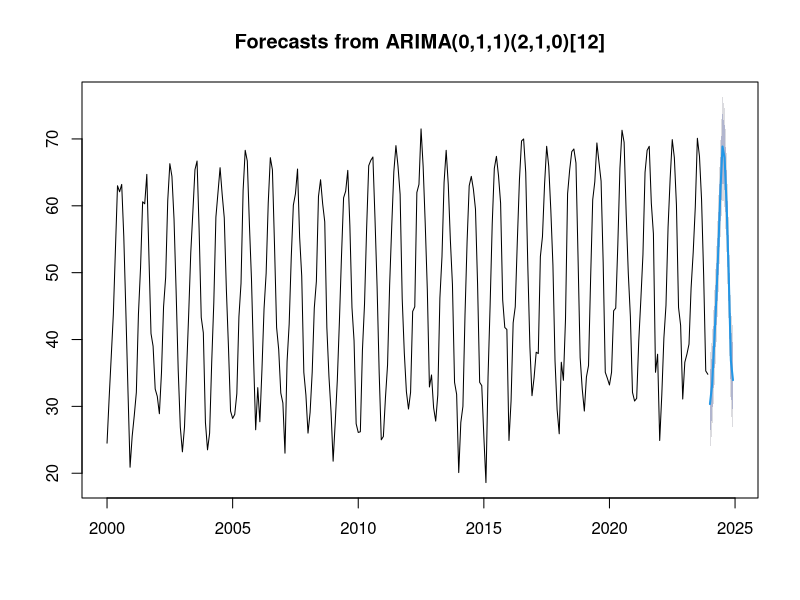
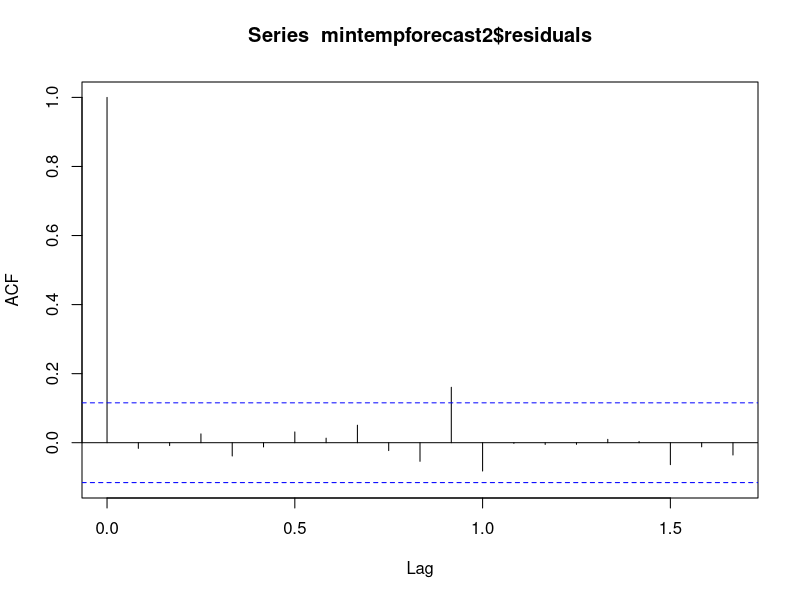
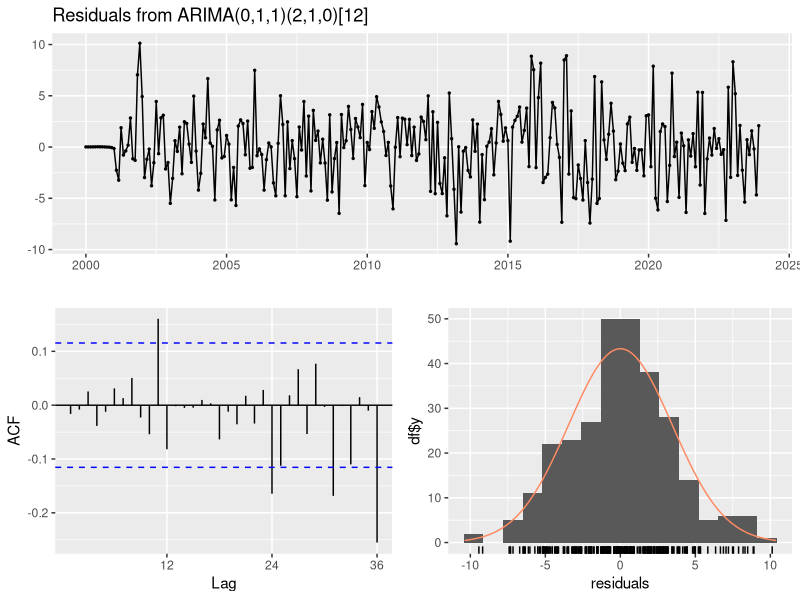
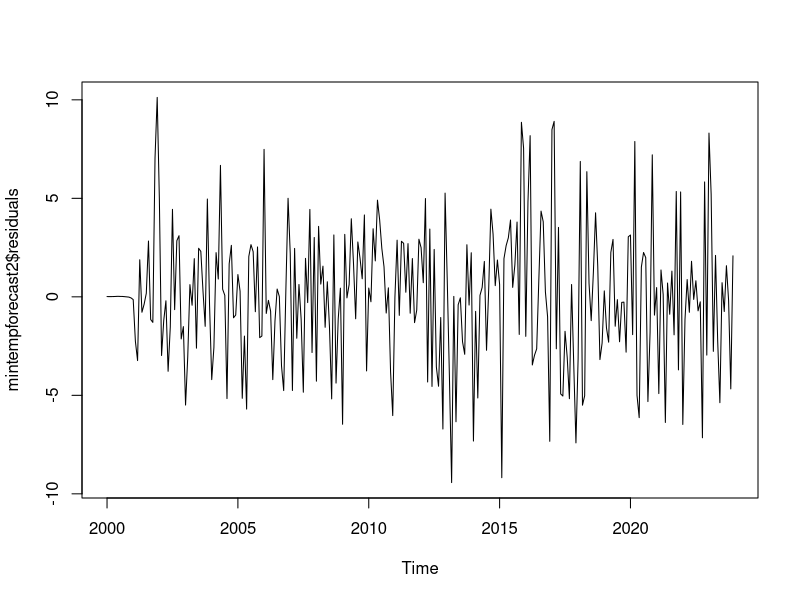

Here is the R script that generated these plots, in order: (Note: this script raises an error after producing the figures.)
## ---- chunk 1
knitr::opts_chunk$set(echo = TRUE)
## ---- chunk 2
library(forecast)
mintemp <- read.csv("mean_min_monthly_temps_2000_2025.csv")
maxtemp <- read.csv("mean_max_monthly_temps_2000_2025.csv")

mintemp_dat <- mintemp[mintemp$Year != c(2024,2025), ]
maxtemp_dat <- maxtemp[maxtemp$Year != c(2024,2025), ]

# order of months
month_levels <- c("Jan", "Feb", "Mar", "Apr", "May", "Jun", 
                  "Jul", "Aug", "Sep", "Oct", "Nov", "Dec")

# min temp reordered and stored as time series
mintemp_dat$Month <- factor(mintemp_dat$Month, levels = month_levels)
mintemp_sorted <- mintemp_dat[order(mintemp_dat$Year, mintemp_dat$Month), ]

mintemp_timeseries <- ts(mintemp_sorted$Mean_Min_Temp,frequency=12,start=c(2000,1))

# max temp reordered and stored as time series
maxtemp_dat$Month <- factor(maxtemp_dat$Month, levels = month_levels)
maxtemp_sorted <- maxtemp_dat[order(maxtemp_dat$Year, maxtemp_dat$Month), ]

maxtemp_timeseries <- ts(maxtemp_sorted$Value,frequency=12,start=c(2000,1))
## ---- chunk 3
mintemp_arima <- auto.arima(
  mintemp_timeseries,
  d = 1,              # force one regular difference
  D = 1,              # seasonal difference (12-month)
  max.p = 5, max.q = 5,
  max.P = 2, max.Q = 2,
  stepwise = FALSE, approx = FALSE,
  trace = TRUE
)

mintemp_arima
## ---- chunk 4
mintempforecast2 <- forecast(mintemp_arima, h=12) # change h here to play around with forecasts farther into future
mintempforecast2
plot(mintempforecast2) # add forecast values into time series plot

acf(mintempforecast2$residuals,lag.max=20) # correlogram
Box.test(mintempforecast2$residuals, lag=20, type="Ljung-Box") # Ljung-Box test
checkresiduals(mintemp_arima) # chceck that residuals are insignificant

plot.ts(mintempforecast2$residuals)
plotForecastErrors(mintempforecast2$residuals) # normally distributed with mean 0
## ---- chunk 5
# extract 2024 from our data
mintemp_2024 <- mintemp[mintemp$Year==2024, ]
mintemp_2024
mintempforecast2
## ---- chunk 6
maxtemp_arima <- auto.arima(
  maxtemp_timeseries,
  d = 1,              # force one regular difference
  D = 1,              # seasonal difference (12-month)
  max.p = 5, max.q = 5,
  max.P = 2, max.Q = 2,
  stepwise = FALSE, approx = FALSE,
  trace = TRUE
)

maxtemp_arima
## ---- chunk 7
maxtempforecast2 <- forecast(maxtemp_arima, h=12) # change h here to play around with forecasts farther into future
maxtempforecast2
plot(maxtempforecast2) # add forecast values into time series plot

acf(maxtempforecast2$residuals,lag.max=20) # correlogram
Box.test(maxtempforecast2$residuals, lag=20, type="Ljung-Box") # Ljung-Box test
checkresiduals(maxtemp_arima) # chceck that residuals are insignificant

plot.ts(maxtempforecast$residuals)
plotForecastErrors(maxtempforecast$residuals) # normally distributed with mean 0
## ---- chunk 8
# extract 2024 from our data
maxtemp_2024 <- maxtemp[maxtemp$Year==2024, ]
maxtemp_2024
maxtempforecast2
